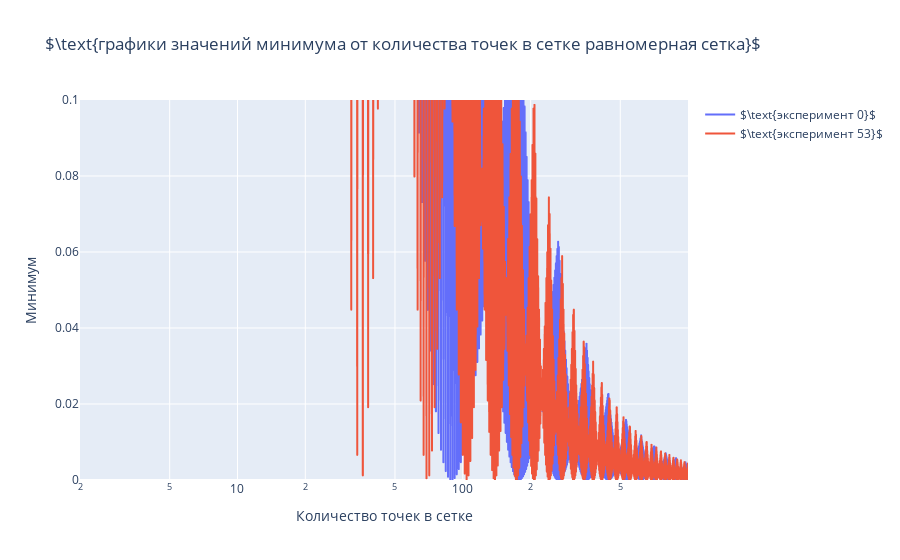

This figure's notebook cell:
### Markdown cell above
Для нескольких экспериментов постройте графики значений минимума от количества точек в сетке. 
Для большей наглядности и информативности сразу **зафиксируйте диапазон значений по оси y**, а также отображайте графики в **логарифмическом масштабе**.

### Code cell
from plotly.offline import plot
import plotly.express as px
import plotly.graph_objects as go

fig = go.Figure()
fig.add_trace(go.Scattergl(
        x=grid_size, 
        y=grid_min_f_trace[0],
        name=r'$\text{эксперимент 0}$',
))
fig.add_trace(go.Scattergl(
        x=grid_size, 
        y=grid_min_f_trace[53],
        name=r'$\text{эксперимент 53}$',
))
fig.update_layout(
        title=r'$\text{графики значений минимума от количества точек в сетке равномерная сетка}$',
        xaxis_title=r'Количество точек в сетке',
        yaxis_title=r'Минимум',
        legend=dict(itemsizing='trace'),
        yaxis_range=[0, 1e-1],
        xaxis_type='log'
    )
plot(fig, filename='3.1d_grid.html', auto_open=False)
fig.show()

### Figure 1 — Plotly figure (JSON) as saved in the notebook; plotly's stock layout.template omitted (floating-point values rounded to 4 significant figures; data arrays with more than 128 entries replaced by an {"elided": "..."} marker saying what was removed)
{"data": [{"name": "$\\text{эксперимент 0}$", "type": "scattergl", "x": {"elided": "998 int values"}, "y": {"elided": "998 float values"}}, {"name": "$\\text{эксперимент 53}$", "type": "scattergl", "x": {"elided": "998 int values"}, "y": {"elided": "998 float values"}}], "layout": {"legend": {"itemsizing": "trace"}, "title": {"text": "$\\text{графики значений минимума от количества точек в сетке равномерная сетка}$"}, "xaxis": {"title": {"text": "Количество точек в сетке"}, "type": "log"}, "yaxis": {"range": [0, 0.1], "title": {"text": "Минимум"}}}}
